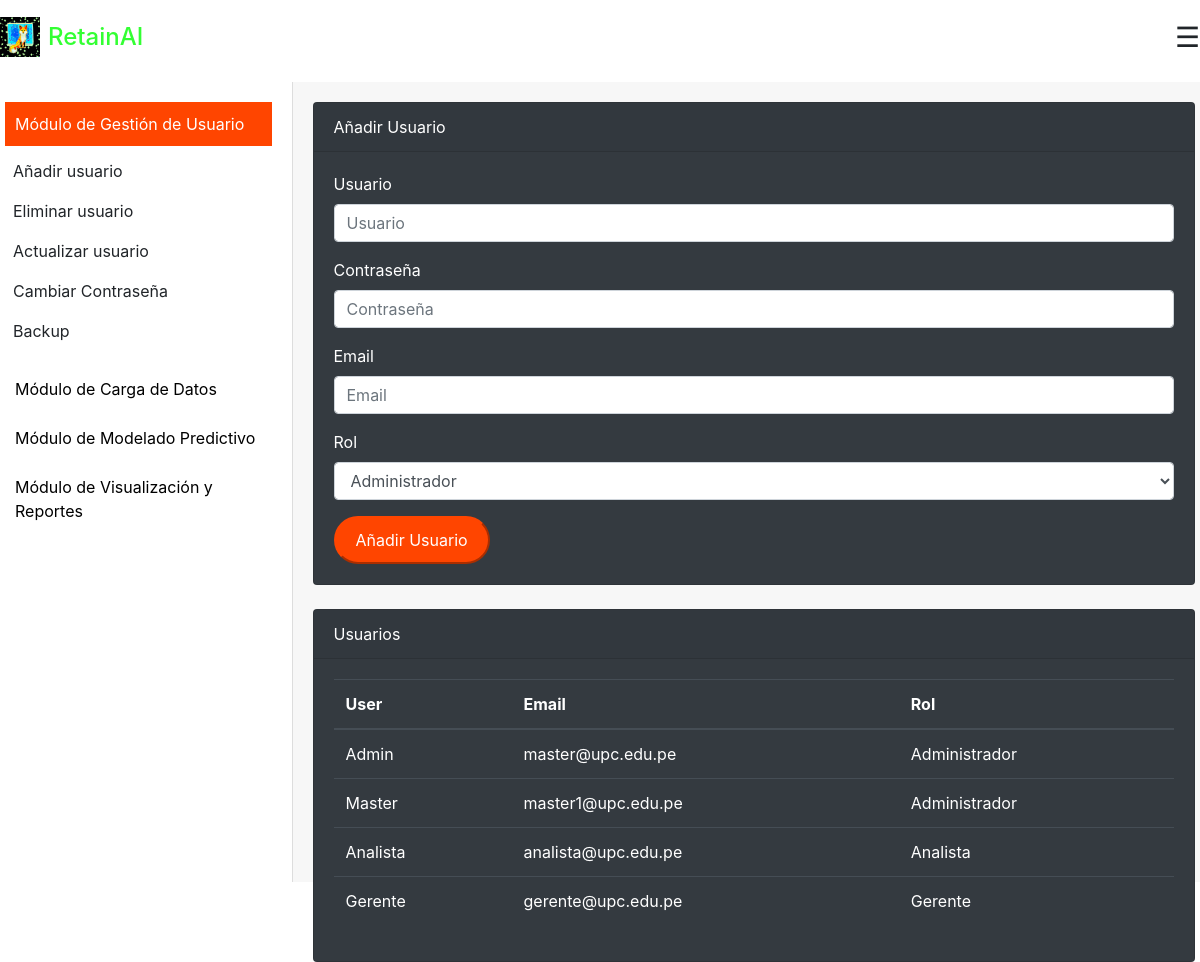
Screenshot of /gestion_usuarios (signed in) with the database file from the repository.
### models/entities/User.py (models this page shows, shortened)
class User(UserMixin,db.Model):
    __tablename__ = 'Usuario'
    ID = db.Column(db.Integer, primary_key=True, autoincrement=True)
    User = db.Column(db.String(80), unique=True, nullable=False)
    Password = db.Column(db.String(120), nullable=False)
    Email = db.Column(db.String(120), unique=True, nullable=False)
    RolID = db.Column(db.Integer, db.ForeignKey('Rol.ID'))
    rol = db.relationship('Rol', backref='users')

class Rol(db.Model):
    __tablename__ = 'Rol'
    ID = db.Column(db.Integer, primary_key=True, autoincrement=True)
    Nombre = db.Column(db.String(80), unique=True, nullable=False)

### app.py (the view, shortened to what this page needs)
@app.route('/gestion_usuarios', methods=['GET', 'POST'])
@login_required
@requires_roles('Administrador')
def gestion_usuarios():
    try:
        print("Request Method:", request.method)
        print("POST Data:", request.form)
        if request.method == 'POST':
            action = request.form.get('action', 'add')
        else:
            action = request.args.get('action', 'add')
        print("Action:", action)
        roles = Rol.query.all()
        usuarios = User.query.all()
        user_to_update = None
        form = UserForm()
        form.rol.choices = [(rol.ID, rol.Nombre) for rol in Rol.query.all()]
        if action == 'change_password':
            form = ChangePasswordForm()
            user_to_update = None
            user_id = request.form.get('selected_user_id') or request.args.get('user_id')
            if user_id:
                user_to_update = User.query.get(user_id)
                form = ChangePasswordForm(obj=user_to_update)
                return render_template('gestion_usuarios/actpssw.html', form=form, users=usuarios, user_to_update=user_to_update)
        else:
            form = UserForm()
            form.rol.choices = [(rol.ID, rol.Nombre) for rol in Rol.query.all()]
        if request.method == 'POST' and 'select_user' in request.form:
            user_id = request.form['user_id']
            return redirect(url_for('gestion_usuarios', action='update', user_id=user_id))
        usuarios = User.query.all()
        if action == 'delete':
            return render_template('gestion_usuarios/elimuser.html', users=usuarios)
        elif action == 'update':
            return render_template('gestion_usuarios/actuser.html', form=form, users=usuarios, roles=roles, user_to_update=user_to_update)
        elif action == 'change_password':
            return render_template('gestion_usuarios/actpssw.html', form=form, users=usuarios, user_to_update=user_to_update)
        else:
            return render_template('gestion_usuarios/useradm.html', form=form, users=usuarios)
    except Exception as e:
        flash(f"Error durante la gestión de usuarios: {str(e)}", 'error')
        return redirect(url_for('home'))

### forms.py
class UserForm(FlaskForm):
    User = StringField('User', validators=[DataRequired()])
    Password = PasswordField('Contraseña', validators=[DataRequired()])
    Email = StringField('Email', validators=[DataRequired(), Email()])
    rol = SelectField('Rol', coerce=int)  # Las opciones se llenarán dinámicamente
    submit = SubmitField('Añadir Usuario')
    action = HiddenField()

### app.py (called while the page is built)
def requires_roles(*roles):
    def wrapper(f):
        @wraps(f)
        def wrapped(*args, **kwargs):
            if not current_user.is_authenticated or current_user.rol.Nombre not in roles:
                flash("No tienes permiso para acceder a esta página.", "warning")
                return redirect(url_for('home'))
            print(f"Usuario actual: {current_user.User}, Rol: {current_user.rol.Nombre}")
            if current_user.rol.Nombre not in roles:
                flash("No tienes permiso para acceder a esta página.", "warning")
                return redirect(url_for('home'))
            return f(*args, **kwargs)
        return wrapped
    return wrapper

@login_manager.user_loader
def load_user(user_id):
    session['update_predictions'] = True
    print("Loaded User:", User.query.get(int(user_id)))
    return User.query.get(int(user_id))

### templates/gestion_usuarios/useradm.html (shortened to what this page needs)
{% extends './base.html' %}
{% block customCSS %}
<link rel="stylesheet" href="{{ url_for('static', filename = 'css/styles.css')}}">
{% endblock %}
{% block body %}
<body>
    <section class="h-100 gradient-form">
        <div class="container-fluid py-3 h-100">
            <div class="d-flex justify-content-between align-items-center mb-4">
                <div class="d-flex align-items-center">
                    <a href="{{ url_for('home') }}">
                        <img src="{{ url_for('static', filename='img/Logo.png')}}" alt="Logo" class="logo-small mr-2">
                    </a>
                        <h4 class="titulo-verde mb-0">RetainAI</h4>
                </div>
                <div class="menu-hamburger" onclick="toggleMenu()">
                    &#9776;
                </div>
            </div>
            <div class="row">
                <div class="col-md-3 sidebar">
                    <button class="module-item active" onclick="toggleActions(this)">Módulo de Gestión de Usuario</button>
                    <ul class="action-list active-module">
                        <li class="action-item"><a href="{{ url_for('gestion_usuarios', action='add')}}" style="color: inherit; text-decoration: none;">Añadir usuario</a></li>
                        <li class="action-item"><a href="{{ url_for('gestion_usuarios', action='delete')}}" style="color: inherit; text-decoration: none;">Eliminar usuario</a></li>
                        <li class="action-item"><a href="{{ url_for('gestion_usuarios', action='update')}}" style="color: inherit; text-decoration: none;">Actualizar usuario</a></li>
                        <li class="action-item"><a href="{{ url_for('gestion_usuarios', action='change_password')}}" style="color: inherit; text-decoration: none;">Cambiar Contraseña</a></li>
                        <li class="action-item"><a href="{{ url_for('backup')}}" style="color: inherit; text-decoration: none;">Backup</a></li>
                    </ul>
                    <button class="module-item" onclick="toggleActions(this)">Módulo de Carga de Datos</button>
                    <button class="module-item" onclick="toggleActions(this)">Módulo de Modelado Predictivo</button>
                    <button class="module-item" onclick="toggleActions(this)">Módulo de Visualización y Reportes</button>
                </div>
                <div class="col-md-9 workspace">
                    <div class="card bg-dark text-white mb-4">
                        <div class="card-header">Añadir Usuario</div>
                        <div class="card-body">
                            <form method="post" action="{{ url_for('gestion_usuarios') }}">
                                <div class="mb-3">
                                    <label for="User" class="form-label">Usuario</label>
                                    {{ form.User(class="form-control", placeholder="Usuario") }}
                                </div>
                                <div class="mb-3">
                                    <label for="Password" class="form-label">Contraseña</label>
                                    {{ form.Password(class="form-control", placeholder="Contraseña") }}
                                </div>
                                <div class="mb-3">
                                    <label for="Email" class="form-label">Email</label>
                                    {{ form.Email(class="form-control", placeholder="Email", pattern="^[^\s@]+@[^\s@]+\.[^\s@]+$", title="Please enter a valid email address.") }}
                                </div>
                                <div class="mb-3">
                                    <label for="rol" class="form-label">Rol</label>
                                    {{ form.rol(class="form-control") }}
                                </div>
                                {{ form.submit(class="btn-login-login") }}
                            </form>
                        </div>
                    </div>
                    <div class="card bg-dark text-white">
                        <div class="card-header">Usuarios</div>
                        <div class="card-body">
                            <table class="table table-dark">
                                <thead>
                                    <tr>
                                        <th scope="col">User</th>
                                        <th scope="col">Email</th>
                                        <th scope="col">Rol</th>
                                    </tr>
                                </thead>
                                <tbody>
                                    {% for user in users %}
                                    <tr>
                                        <td>{{ user.User }}</td>
                                        <td>{{ user.Email }}</td>
                                        <td>{{ user.rol.Nombre }}</td>
                                    </tr>
                                    {% endfor %}
                                </tbody>
                            </table>
                        </div>
                    </div>
                </div>
            </div>
        </div>
    </section>
    {% endblock %}

### templates/base.html (shortened to what this page needs)
<!DOCTYPE html>
<html lang="en">
<head>
    <link href="https://stackpath.bootstrapcdn.com/bootstrap/4.5.2/css/bootstrap.min.css" rel="stylesheet">
    {% block customCSS %}
    {% endblock %}
</head>
<body>
    {% block body %}
    {% endblock %}
</body>
</html>

### static/css/styles.css (style rules this page uses)
.sidebar { background-color: #fff; padding: 20px; border-right: 1px solid #ddd; }
.module-item { color: #000; background-color: #fff; border: none; text-align: left; width: 100%; padding: 10px; margin-bottom: 5px; cursor: pointer; transition: background-color 0.3s ease; }
.action-list { display: none; list-style-type: none; padding: 0; }
.action-item { padding: 8px; cursor: pointer; transition: background-color 0.3s ease; }
.menu-hamburger { font-size: 28px; cursor: pointer; transition: color 0.3s ease; }
.titulo-verde { color: #33ff33; }
.workspace { background-color: #f7f7f7; padding: 20px; }
.logo-small { width: 40px; height: auto; }
.active-module { display: block; }
.btn-login-login { background-color: #ff4500; border-color: #ff4500; padding: 10px 20px; border-radius: 50px; transition: background-color 0.3s ease; color: #fff; }
.container-fluid { padding: 0; }
.col-md-9 { background-color: #f7f7f7; height: 100vh; }
body { background-color: #ffffff; }
.module-item.active { background-color: #ff4500; color: #fff; }

### rows the page displays
User: User "Admin", Email "master@upc.edu.pe", rol.Nombre "Administrador"
User: User "Master", Email "master1@upc.edu.pe", rol.Nombre "Administrador"
User: User "Analista", Email "analista@upc.edu.pe", rol.Nombre "Analista"
User: User "Gerente", Email "gerente@upc.edu.pe", rol.Nombre "Gerente"
